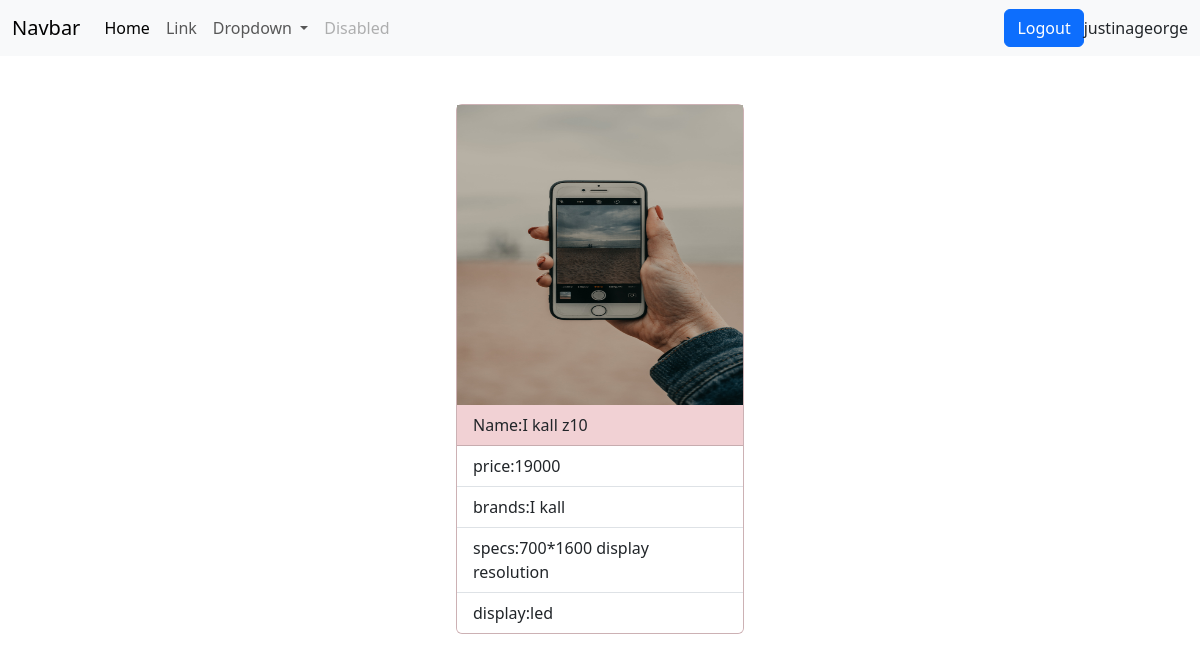
The app's page /mobiles/6/details (signed in) with its own data.
### mobile/models.py (models this page shows, shortened)
class Mobiles(models.Model):
    name=models.CharField(max_length=200,unique=True)
    price=models.PositiveIntegerField()
    brand=models.CharField(max_length=200)
    specs=models.CharField(max_length=200)
    display=models.CharField(max_length=200)
    picture= models.ImageField(upload_to="images",null=True)

### mobile/views.py (the view)
# urls.py: path('mobiles/<int:pk>/details',views.MobileDetailsView.as_view(),name="mobile-details"),
@method_decorator(signin_required,name="dispatch")
class MobileDetailsView(View):
    def get(self,request,*args,**kwargs):
            id=kwargs.get('pk')
            qs=Mobiles.objects.get(id=id)
            return render(request,"mob_detail.html",{"data":qs})

### mobile/views.py (called while the page is built)
def signin_required(fn):
    def wrapper(request,*args,**kwargs):
        if not request.user.is_authenticated:
            return redirect("signin")
        else:
            return fn(request,*args,**kwargs)
    return wrapper

### mobile/templates/mob_detail.html (shortened to what this page needs)
{%extends 'base.html'%}
{%block body_block%}
<div class="container mt-5 d-flex justify-content-center">
    <div class="card bg-danger-subtle " style="width: 18rem;">
      {%if data.picture%}
        <img src="{{data.picture.url}}" alt="" height="300px" >
      {%endif%}
        <div class="card-header">
             Name:{{data.name}}
        </div>
        <ul class="list-group list-group-flush">
          <li class="list-group-item"> price:{{data.price}}</li>
          <li class="list-group-item">brands:{{data.brand}}</li>
          <li class="list-group-item">specs:{{data.specs}}</li>
          <li class="list-group-item">display:{{data.display}}</li>
        </ul>
      </div>
</div>
{%endblock%}

### mobile/templates/base.html (shortened to what this page needs)
<!DOCTYPE html>
<html lang="en">
<head>
    <link href="https://cdn.jsdelivr.net/npm/bootstrap@5.3.2/dist/css/bootstrap.min.css" rel="stylesheet">
</head>
<body>
    <nav class="navbar navbar-expand-lg bg-body-tertiary">
        <div class="container-fluid">
          <a class="navbar-brand" href="#">Navbar</a>
          <div class="collapse navbar-collapse" id="navbarSupportedContent">
            <ul class="navbar-nav me-auto mb-2 mb-lg-0">
              <li class="nav-item">
                <a class="nav-link active" aria-current="page" href="#">Home</a>
              </li>
              <li class="nav-item">
                <a class="nav-link" href="#">Link</a>
              </li>
              <li class="nav-item dropdown">
                <a class="nav-link dropdown-toggle" href="#" role="button" data-bs-toggle="dropdown" aria-expanded="false">
                  Dropdown
                </a>
              </li>
              <li class="nav-item">
                <a class="nav-link disabled" aria-disabled="true">Disabled</a>
              </li>
            </ul>
            <a href="{%url 'signout'%}" class="btn btn-primary">Logout  </a>{{request.user}}
          </div>
        </div>
      </nav>
{%block body_block%}
{%endblock%}
</body>
</html>

### records on screen
Mobiles: picture (picture), name "I kall z10", price "19000", brand "I kall", specs "700*1600 display resolution", display "led"

### other values on screen
{{ request.user }} "justinageorge"
